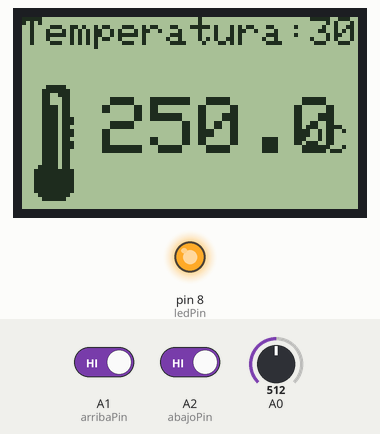
Simulated run of this sketch. Board: Arduino Uno, built with avr-gcc and run on an emulated ATmega328P. On the bench: 84×48 one-colour display, output pins drawn as LEDs (lit = HIGH). The test bench sets the inputs (shaded band); at power-on: A0 = 512, A1 (arribaPin) HIGH, A2 (abajoPin) HIGH. What the sketch prints to the serial monitor is not drawn.

Above: at 3.2 s.
3.3 s: A0 set to 65
At 4.9 s:
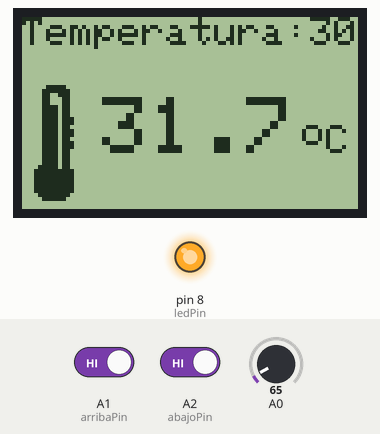
7.4 s: A0 set to 57
At 9.0 s:
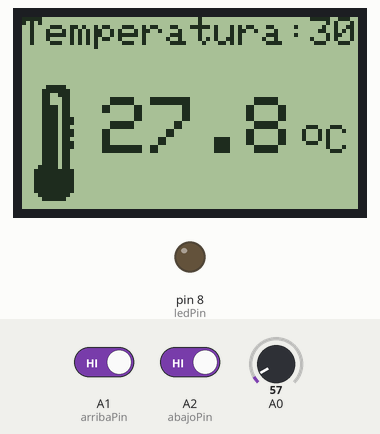
11.5 s: A1 (arribaPin) driven LOW
At 12.39 s:
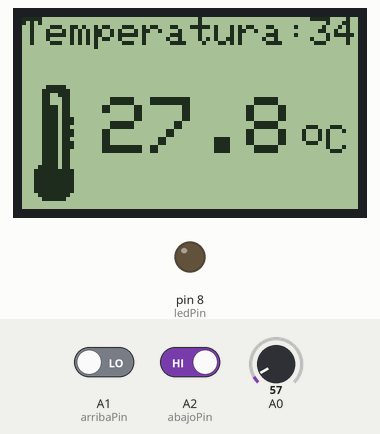
13.0 s: A2 (abajoPin) driven LOW
16.0 s: A1 (arribaPin) driven HIGH
At 16.25 s:
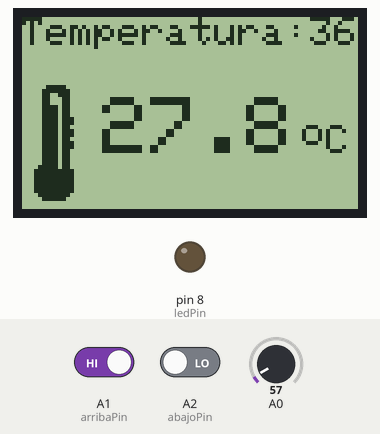
19.2 s: A0 set to 0
At 20.97 s:
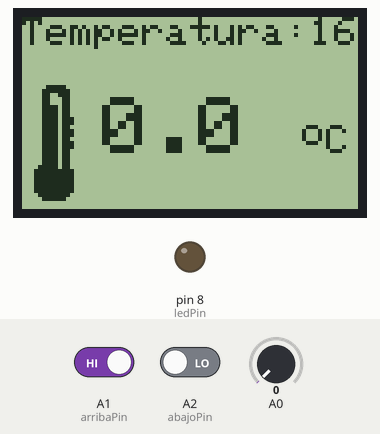
Timing chart, 0 to 22.4 s (numbered marks = the images above; inputs shaded):
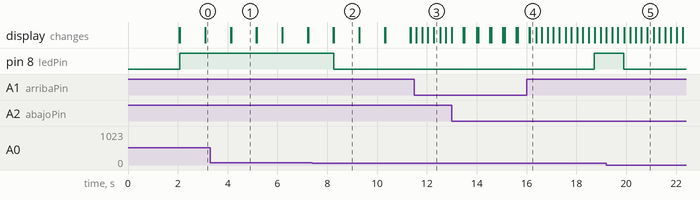

Measured:
- the behaviour switches between 62 and 61 on A0 (found by bisection; images 1 and 2)
- after the input at 3.3 s, the display: first differs from a run without the input after 0.84 s (image 1)
- after the input at 7.4 s, pin 8 (ledPin): HIGH → LOW after 0.86 s; the display: first differs from a run without the input after 0.86 s (image 2)
- after the input at 11.5 s, the display: first changes after 0.08 s (image 3 shows a later state)
- after the input at 16.0 s, pin 8 (ledPin): LOW → HIGH after 2.7 s; the display: first differs from a run without the input after 0.13 s (image 4)
- after the input at 19.2 s, pin 8 (ledPin): HIGH → LOW after 0.69 s
- what the display in image 1 shows lasts 1.1 s, from 4.1 s to 5.2 s

The sketch:

sistemac_nokia.ino
```cpp
#include <SPI.h>
#include <Adafruit_GFX.h>
#include <Adafruit_PCD8544.h>

// Software SPI (slower updates, more flexible pin options):
// pin 7 - Serial clock out (SCLK)
// pin 6 - Serial data out (DIN)
// pin 5 - Data/Command select (D/C)
// pin 4 - LCD chip select (CS)
// pin 3 - LCD reset (RST)
Adafruit_PCD8544 display = Adafruit_PCD8544(7, 6, 5, 4, 3);
 // 'alejo_mono80x48'
const unsigned char alejo [] PROGMEM = {
  0x00, 0x00, 0x00, 0x00, 0x00, 0x00, 0x00, 0x00, 0x00, 0x00, 0x00, 0x00, 0x00, 0x00, 0x00, 0x00,
  0x00, 0x00, 0x00, 0x00, 0x00, 0x00, 0x00, 0x00, 0x00, 0x00, 0x00, 0x00, 0x00, 0x00, 0x00, 0x00,
  0x00, 0x00, 0x00, 0x00, 0x00, 0x00, 0x00, 0x00, 0x00, 0x00, 0x00, 0x00, 0x00, 0x00, 0x00, 0x00,
  0x00, 0x00, 0x00, 0x00, 0x00, 0x00, 0x00, 0x00, 0x00, 0x00, 0x00, 0x00, 0x00, 0x00, 0x00, 0x00,
  0x20, 0x00, 0x00, 0x00, 0x00, 0x00, 0x00, 0x00, 0x00, 0x01, 0xe0, 0xe0, 0x00, 0x00, 0x00, 0x00,
  0x00, 0x00, 0x00, 0x07, 0xe1, 0xe0, 0x00, 0x00, 0x00, 0x00, 0x00, 0x00, 0x00, 0x0f, 0xc3, 0xe0,
  0x00, 0x00, 0x00, 0x00, 0x00, 0x00, 0x00, 0x33, 0xc7, 0xc0, 0x00, 0x01, 0xc0, 0x00, 0x00, 0x00,
  0x00, 0x67, 0x8f, 0xc0, 0x00, 0x03, 0xc0, 0x00, 0x00, 0x00, 0x00, 0xc7, 0x8e, 0xc0, 0x00, 0x07,
  0xc0, 0x00, 0x00, 0x00, 0x03, 0x8f, 0x1d, 0x80, 0x00, 0x07, 0x80, 0x00, 0x00, 0x00, 0x07, 0x1f,
  0x39, 0x80, 0x00, 0x07, 0x80, 0x00, 0x00, 0x00, 0x0e, 0x1e, 0x3b, 0x00, 0x00, 0x00, 0x00, 0x00,
  0x00, 0x00, 0x1c, 0x3c, 0x73, 0x00, 0x00, 0x00, 0x00, 0x00, 0x00, 0x00, 0x38, 0x3c, 0x76, 0x01,
  0xf0, 0x1e, 0x07, 0xc0, 0x00, 0x1c, 0x73, 0xfc, 0xfe, 0x07, 0xf0, 0x7e, 0x1f, 0xc0, 0x00, 0x3f,
  0xff, 0xff, 0xfc, 0x0f, 0x71, 0xfe, 0x3f, 0xe0, 0x00, 0x7f, 0xff, 0xff, 0xf8, 0x1c, 0xf7, 0xfe,
  0x7f, 0xe0, 0x00, 0x7f, 0xff, 0xff, 0xf0, 0x39, 0xe7, 0xdc, 0xfd, 0xe0, 0x00, 0x7f, 0xff, 0xfd,
  0xe0, 0x7b, 0x87, 0x1c, 0xf3, 0xe0, 0x00, 0x0e, 0x03, 0xc1, 0xc0, 0xf7, 0x00, 0x19, 0xe3, 0xc0,
  0x00, 0x1c, 0x03, 0xc1, 0xc0, 0xfc, 0x00, 0x39, 0xe3, 0xc0, 0x00, 0x38, 0x07, 0xc3, 0xc1, 0xf0,
  0x30, 0x31, 0xc3, 0xb0, 0x00, 0x70, 0x07, 0x81, 0xc3, 0xf0, 0x70, 0x77, 0xc3, 0xf0, 0x01, 0xe0,
  0x0f, 0x81, 0xe7, 0xf9, 0xe0, 0x6d, 0xcf, 0xc0, 0x07, 0xc0, 0x0f, 0x31, 0xfc, 0xff, 0xc0, 0xf9,
  0xfe, 0x00, 0x0f, 0x80, 0x0f, 0xe1, 0xf8, 0x7f, 0x00, 0xf0, 0xfc, 0x00, 0x0f, 0x00, 0x0f, 0x80,
  0xe0, 0x3c, 0x01, 0xe0, 0x78, 0x00, 0x1e, 0x00, 0x0f, 0x00, 0x00, 0x00, 0x01, 0xc0, 0x00, 0x00,
  0x1c, 0x00, 0x00, 0x00, 0x00, 0x00, 0x07, 0x80, 0x00, 0x00, 0x00, 0x00, 0x00, 0x00, 0x00, 0x00,
  0x0f, 0x00, 0x00, 0x00, 0x00, 0x00, 0x00, 0x00, 0x00, 0x00, 0x0f, 0x00, 0x00, 0x00, 0x00, 0x00,
  0x00, 0x00, 0x00, 0x00, 0x1e, 0x00, 0x00, 0x00, 0x00, 0x00, 0x00, 0x00, 0x00, 0x00, 0x3e, 0x00,
  0x00, 0x00, 0x00, 0x00, 0x00, 0x00, 0x00, 0x00, 0x3c, 0x00, 0x00, 0x00, 0x00, 0x00, 0x00, 0x00,
  0x00, 0x00, 0x38, 0x00, 0x00, 0x00, 0x00, 0x00, 0x00, 0x00, 0x00, 0x00, 0x30, 0x00, 0x00, 0x00,
  0x00, 0x00, 0x00, 0x00, 0x00, 0x00, 0x00, 0x00, 0x00, 0x00, 0x00, 0x00, 0x00, 0x00, 0x00, 0x00,
  0x00, 0x00, 0x00, 0x00, 0x00, 0x00, 0x00, 0x00, 0x00, 0x00, 0x00, 0x00, 0x00, 0x00, 0x00, 0x00,
  0x00, 0x00, 0x00, 0x00, 0x00, 0x00, 0x00, 0x00, 0x00, 0x00, 0x00, 0x00, 0x00, 0x00, 0x00, 0x00,
  0x00, 0x00, 0x00, 0x00, 0x00, 0x00, 0x00, 0x00, 0x00, 0x00, 0x00, 0x00, 0x00, 0x00, 0x00, 0x00,
  0x00, 0x00, 0x00, 0x00, 0x00, 0x00, 0x00, 0x00, 0x00, 0x00, 0x00, 0x00, 0x00, 0x00, 0x00, 0x00
};

const unsigned char tempIco16x32 [] PROGMEM = {
  0x00, 0x00, 0x03, 0xe0, 0x07, 0xf0, 0x06, 0x70, 0x06, 0x30, 0x06, 0x30, 0x07, 0xb0, 0x07, 0xb0,
  0x07, 0xb0, 0x07, 0xb8, 0x07, 0xb8, 0x07, 0xb0, 0x07, 0xb8, 0x07, 0xb8, 0x07, 0xb0, 0x07, 0xb8,
  0x07, 0xb8, 0x07, 0xb0, 0x07, 0xb0, 0x07, 0xb0, 0x07, 0xb0, 0x0f, 0xb0, 0x1f, 0xf8, 0x1f, 0xf8,
  0x1f, 0xf8, 0x1f, 0xf8, 0x1f, 0xf8, 0x1f, 0xf8, 0x0f, 0xf0, 0x07, 0xe0, 0x00, 0x00, 0x00, 0x00
};

int valor=0;
float mv_sensor=0;
float c_sensor=0;
int ledPin = 8;
int valorsensor = 0;
volatile int tempconfig = 30; //temperatura configurada

const int arribaPin = A1;
const int abajoPin = A2;

void setup(){
  Serial.begin(9600);
  display.begin();
  display.setContrast(60);
  display.clearDisplay();
  display.drawBitmap(2, 0,  alejo, 80, 48, 1);
  display.display();
  delay(2000);
  pinMode(ledPin, OUTPUT);
  pinMode(arribaPin, INPUT);
  pinMode(abajoPin, INPUT);
}

void loop(){
  valor = analogRead(A0);
  mv_sensor = (valor / 1024.0) * 5000;
  c_sensor= mv_sensor/10;
  Serial.println(c_sensor);
  imprimir();
  if (c_sensor>tempconfig){
    digitalWrite(ledPin, HIGH);
  } else {
    digitalWrite(ledPin, LOW);
  }
  for (int i=0;i<5;i++){
    lecturaBotones();
    delay(200);
  }
}


void lecturaBotones(){
  if (digitalRead(arribaPin)==LOW && tempconfig<=1000){
    tempconfig++;
    imprimir();
    Serial.println(tempconfig);
  }
  if (digitalRead(abajoPin)==LOW && tempconfig>=0){
    tempconfig--;
    Serial.println(tempconfig);
    imprimir();
  }
}

void imprimir(){
  display.clearDisplay();
  display.drawBitmap(0, 16,  tempIco16x32, 16, 32, 1);
  display.display();
  display.setTextSize(1);
  display.setTextColor(BLACK);
  display.setCursor(0,0);
  display.print("Temperatura:");
  display.setCursor(72,0);
  display.print(tempconfig);
  display.drawCircle(72, 29, 2, BLACK);
  display.setCursor(76,27);
  display.print("C");
  display.setTextSize(2);
  display.setCursor(20,20);
  display.println(c_sensor,1);
  display.display();
}
```
